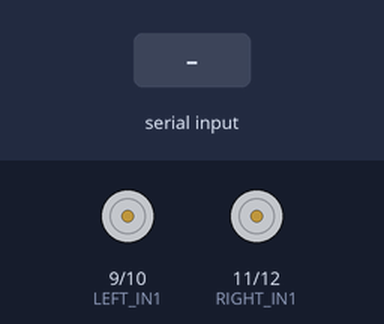
The sketch below on a simulated Arduino Uno, built with avr-gcc and run on an emulated ATmega328P. Parts: motor-driver pin pairs drawn as motors (green arrow = first pin HIGH = forward, orange = second pin HIGH = backward, longer = more drive, scaled by the enable pin). The inputs (shaded band) are chosen by the test bench.

Above: at 1.2 s.
1.3 s: "F" received over the second serial link
At 1.7 s:
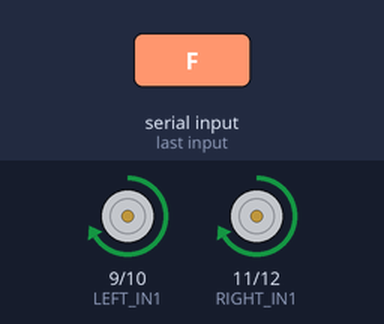
2.8 s: "B" received over the second serial link
At 4.0 s:
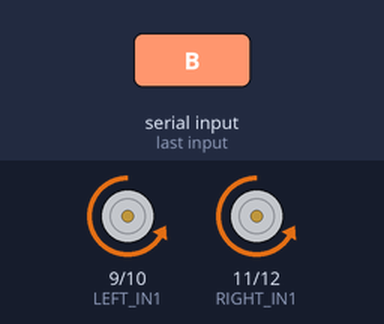
4.3 s: "L" received over the second serial link
At 5.2 s:
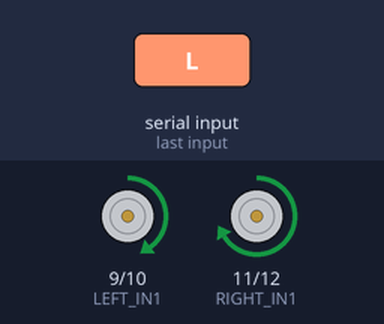
5.8 s: "R" received over the second serial link
At 6.3 s:
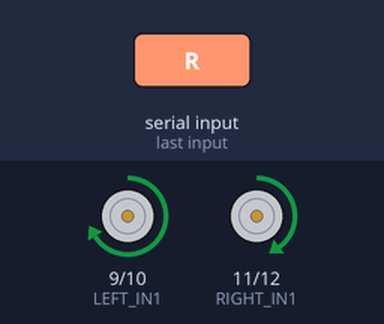
Timing chart, 0 to 8.3 s (numbered marks = the images above; inputs shaded):
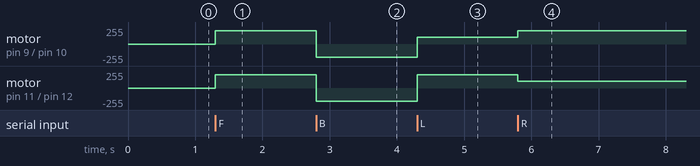

The sketch:

bluetooth-car.ino
```cpp
#include <SoftwareSerial.h>

// Bluetooth module pins
const int BT_RX = 2; // Arduino RX (connect to HC-05 TX)
const int BT_TX = 3; // Arduino TX (connect to HC-05 RX via voltage divider)

// Initialize SoftwareSerial
SoftwareSerial Bluetooth(BT_RX, BT_TX);

// Motor Pins
const int LEFT_IN1 = 9;
const int LEFT_IN2 = 10;
const int LEFT_EN  = 5;

const int RIGHT_IN1 = 11;
const int RIGHT_IN2 = 12;
const int RIGHT_EN  = 6;

int speed = 200;
char t;

void setup() {
  // Motor pins
  pinMode(LEFT_IN1, OUTPUT);
  pinMode(LEFT_IN2, OUTPUT);
  pinMode(LEFT_EN, OUTPUT);

  pinMode(RIGHT_IN1, OUTPUT);
  pinMode(RIGHT_IN2, OUTPUT);
  pinMode(RIGHT_EN, OUTPUT);

  // Start Bluetooth serial
  Bluetooth.begin(9600);
}

void loop() {
  if (Bluetooth.available() > 0) {
    t = Bluetooth.read();

    switch(t) {
      case 'F': forward(); break;
      case 'B': backward(); break;
      case 'L': leftward(); break;
      case 'R': rightward(); break;
      case 'S': stop_the(); break;
    }
  }
}

// Motor functions
void forward() {
  analogWrite(LEFT_EN, speed);
  analogWrite(RIGHT_EN, speed);

  digitalWrite(LEFT_IN1, HIGH);
  digitalWrite(LEFT_IN2, LOW);
  digitalWrite(RIGHT_IN1, HIGH);
  digitalWrite(RIGHT_IN2, LOW);
}

void backward() {
  analogWrite(LEFT_EN, speed);
  analogWrite(RIGHT_EN, speed);

  digitalWrite(LEFT_IN1, LOW);
  digitalWrite(LEFT_IN2, HIGH);
  digitalWrite(RIGHT_IN1, LOW);
  digitalWrite(RIGHT_IN2, HIGH);
}

void stop_the() {
  analogWrite(LEFT_EN, 0);
  analogWrite(RIGHT_EN, 0);

  digitalWrite(LEFT_IN1, LOW);
  digitalWrite(LEFT_IN2, LOW);
  digitalWrite(RIGHT_IN1, LOW);
  digitalWrite(RIGHT_IN2, LOW);
}

void leftward() {
  analogWrite(LEFT_EN, speed / 2);
  analogWrite(RIGHT_EN, speed);

  digitalWrite(LEFT_IN1, HIGH);
  digitalWrite(LEFT_IN2, LOW);
  digitalWrite(RIGHT_IN1, HIGH);
  digitalWrite(RIGHT_IN2, LOW);
}

void rightward() {
  analogWrite(LEFT_EN, speed);
  analogWrite(RIGHT_EN, speed / 2);

  digitalWrite(LEFT_IN1, HIGH);
  digitalWrite(LEFT_IN2, LOW);
  digitalWrite(RIGHT_IN1, HIGH);
  digitalWrite(RIGHT_IN2, LOW);
}
```

Measured:
- after the input at 1.3 s, motor on pin 9 (LEFT_IN1) / pin 10 (LEFT_IN2), motor on pin 11 (RIGHT_IN1) / pin 12 (RIGHT_IN2): stopped → forward 200/255 at once
- after the input at 2.8 s, motor on pin 9 (LEFT_IN1) / pin 10 (LEFT_IN2), motor on pin 11 (RIGHT_IN1) / pin 12 (RIGHT_IN2): forward 200/255 → backward 200/255 at once
- after the input at 4.3 s, motor on pin 9 (LEFT_IN1) / pin 10 (LEFT_IN2): backward 200/255 → forward 100/255 at once; motor on pin 11 (RIGHT_IN1) / pin 12 (RIGHT_IN2): backward 200/255 → forward 200/255 at once
- after the input at 5.8 s, motor on pin 9 (LEFT_IN1) / pin 10 (LEFT_IN2): forward 100/255 → forward 200/255 at once; motor on pin 11 (RIGHT_IN1) / pin 12 (RIGHT_IN2): forward 200/255 → forward 100/255 at once
